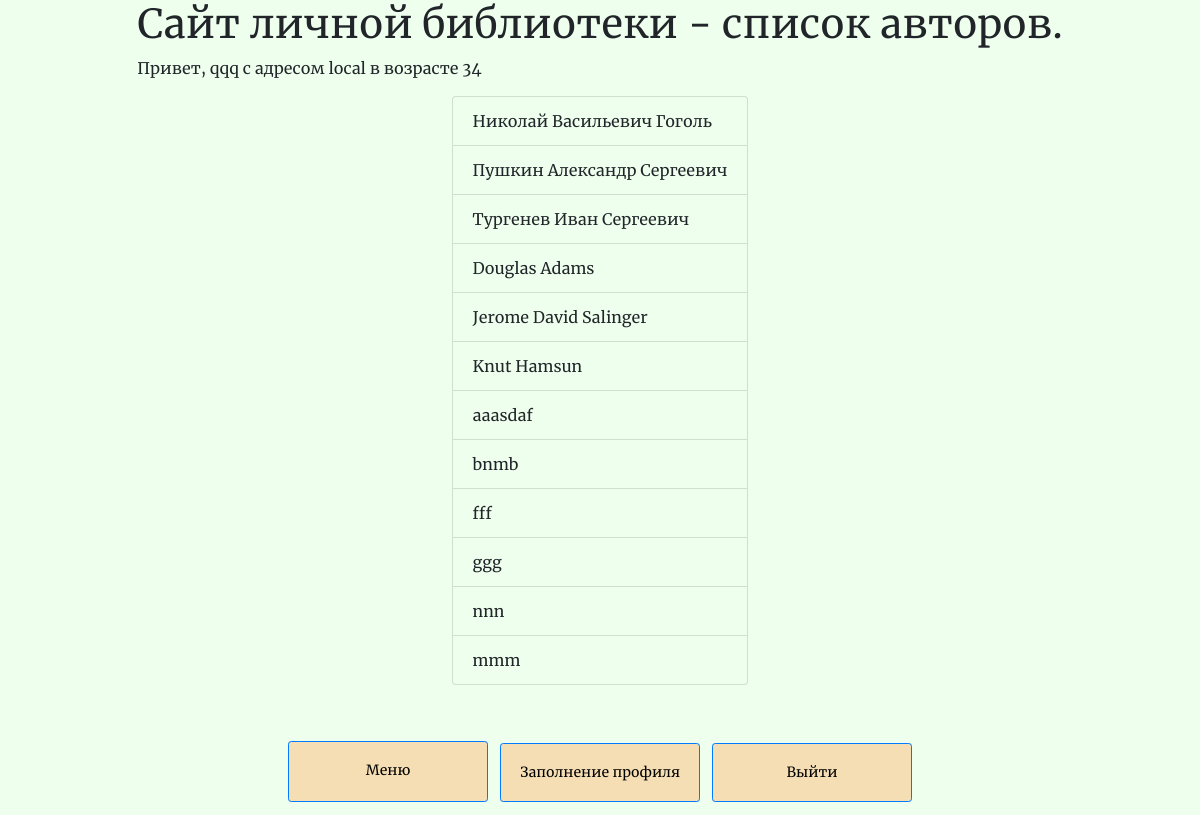
Page /p_library/authors (signed in) on the committed database.
### p_library/models.py (models this page shows, shortened)
class Author(models.Model):
    full_name = models.TextField()
    birth_year = models.SmallIntegerField()
    country = models.CharField(max_length=2)

### p_library/views.py (the view)
# urls.py: path('authors', views.AuthorList.as_view(), name='authors_list'),
class AuthorList(ListView):
    model = Author
    template_name = 'authors_list.html'
    def dispatch(self, request, *args, **kwargs):
        if self.request.user.is_anonymous:
            return HttpResponseRedirect(reverse_lazy('login'))
        return super(AuthorList, self).dispatch(request, *args, **kwargs)
    def get_context_data(self, **kwargs):
        context = super().get_context_data(**kwargs)
        context.update(get_context(self.request))
        return context

### p_library/views.py (called while the page is built)
def get_context(request):
    context = {}
    if request.user.is_authenticated:
        context["username"] = request.user.username
        context["provider"] = SocialAccount.objects.get(user=request.user).provider
        context["age"] = SocialAccount.objects.get(user=request.user).extra_data["age"]
        if context["provider"] == "github":
            context['github_url'] = SocialAccount.objects.get(user=request.user).extra_data['html_url']
    return context

### p_library/templates/authors_list.html
{% extends 'pl_base.html' %}
{% block extra_header %}
    - список авторов.
{% endblock extra_header %}
{% block main_content %}
	<ul class="list-group md-auto">
		{% for author in object_list %}
		    <li class="list-group-item colbg">{{ author.full_name }}</li>
		{% endfor %}
	</ul>
{% endblock main_content %}

### p_library/templates/pl_base.html (shortened to what this page needs)
<!DOCTYPE html>
<html lang="ru">
{% load static %}
{% load socialaccount %}
<head>
    <link rel="stylesheet" href="{% static 'css/bootstrap.min.css' %}">
    <link rel="stylesheet" href="{% static 'css/style.css' %}">
</head>
<body>
    <header>
        <div class="wrapperout">
            <div class="wrapperheader">
                <h1>Сайт личной библиотеки{% block extra_header %}{% endblock extra_header %}</h1>
                {% if username %}
                <p>Привет, {{ username }} с адресом {% if provider == "local" %} {{ provider }} {% else %} {{ github_url }} {% endif %} в возрасте {{ age }}</p>
                {% else %}
                <p>Тебе нужно <a href="register/">зарегистрироваться</a> или <a href="login/">войти на сайт</a>!</p>
                {% endif %}
            </div>
        </div>
    </header>
    <main>
        <div class="wrapperout">
            {% block main_content %}
            {% endblock main_content %}
        </div>
    </main>
    <footer>
        <div class="wrapperout">
            <div class="wrapperin footer">
                <a href="/" class="btn btn-primary btn-sm btn-block">Меню</a>
                {% if username %}
                <a href="/profile-create/" class="btn btn-primary btn-sm btn-block">Заполнение профиля</a>
                <a href="/logout/" class="btn btn-primary btn-sm btn-block">Выйти</a>
                {% endif %}
            </div>
        </div>
    </footer>
</body>

### static/css/style.css (style rules this page uses)
body { background-color: #eeffee; font-family: Merriweather, serif; margin: 0; }
header { min-height: 80px; margin: 0; }
main { min-height: calc(100vh - 161px); margin: 0; }
footer { height: 80px; margin: 0; }
.wrapperout { display: flex; justify-content: center; max-width: 79vw; margin: auto; }
.wrapperheader { display: flex; flex-direction: column; justify-content: space-between; align-items: stretch; margin: auto; }
.wrapperin { display: flex; flex-direction: column; justify-content: space-between; align-items: stretch; margin: auto; }
.footer { flex-direction: row; }
.wrapperin a { background-color: wheat; text-align: center; vertical-align: middle; width: 200px; height: 64; margin: 6px; padding: 18px; color: black; text-decoration: none; background-color: wheat; }
.colbg { background-color: #eeffee; }

### rows in the picture
Author: full_name "Николай Васильевич Гоголь"
Author: full_name "Пушкин Александр Сергеевич"
Author: full_name "Тургенев Иван Сергеевич"
Author: full_name "Douglas Adams"
Author: full_name "Jerome David Salinger"
Author: full_name "Knut Hamsun"
Author: full_name "aaasdaf"
Author: full_name "bnmb"
Author: full_name "fff"
Author: full_name "ggg"
Author: full_name "nnn"
Author: full_name "mmm"

### other values in the picture
{{ username }} "qqq"
{{ provider }} "local"
{{ age }} "34"
